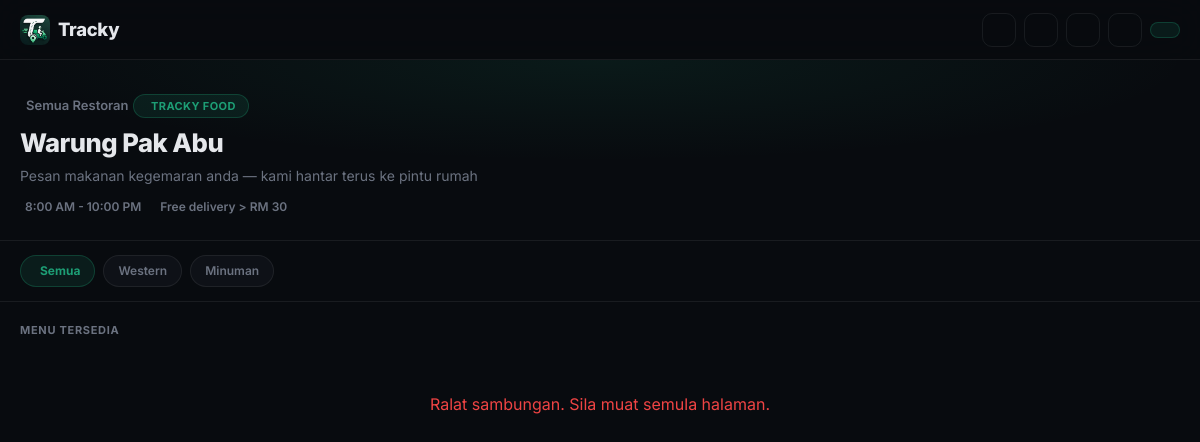
The app's page /customer/customer_menu.php?restaurant=2 with its own data.
### tables this page shows
CREATE TABLE restaurants (
  id INT AUTO_INCREMENT PRIMARY KEY,
  name VARCHAR(100) NOT NULL DEFAULT 'Restoran Tracky',
  slug VARCHAR(80) UNIQUE,
  address TEXT,
  phone VARCHAR(20),
  email VARCHAR(100),
  logo VARCHAR(255),
  cover_image VARCHAR(255),
  accent_color VARCHAR(20) NOT NULL DEFAULT '#1D9E75',
  delivery_fee DECIMAL(10,2) DEFAULT 5.00,
  free_delivery_min DECIMAL(10,2) DEFAULT 30.00,
  operating_hours VARCHAR(100) DEFAULT '8:00 AM - 10:00 PM',
  is_open TINYINT DEFAULT 1,
  is_active TINYINT NOT NULL DEFAULT 1,
  created_at TIMESTAMP DEFAULT CURRENT_TIMESTAMP
);

CREATE TABLE categories (
  id INT AUTO_INCREMENT PRIMARY KEY,
  restaurant_id INT NULL,
  name VARCHAR(100) NOT NULL,
  description TEXT,
  is_active TINYINT DEFAULT 1,
  sort_order INT DEFAULT 0,
  INDEX idx_categories_restaurant (restaurant_id),
  FOREIGN KEY (restaurant_id) REFERENCES restaurants(id)
);

### includes/functions.php (called while the page is built, shortened)
<?php
function asset(string $rel): string
{
    $rel = ltrim($rel, '/');
    $fs = dirname(__DIR__) . '/' . $rel;
    $v = is_file($fs) ? filemtime($fs) : 1;
    return '/tracky/' . $rel . '?v=' . $v;
}
function e(?string $value): string
{
    return htmlspecialchars($value ?? '', ENT_QUOTES, 'UTF-8');
}
function getRestaurant(mysqli $conn, ?int $id = null): ?array
{
    if ($id !== null && $id > 0) {
        $stmt = mysqli_prepare($conn, 'SELECT * FROM restaurants WHERE id = ? LIMIT 1');
        mysqli_stmt_bind_param($stmt, 'i', $id);
        mysqli_stmt_execute($stmt);
        $row = mysqli_fetch_assoc(mysqli_stmt_get_result($stmt));
        return $row ?: null;
    }
    $res = mysqli_query($conn, 'SELECT * FROM restaurants ORDER BY id ASC LIMIT 1');
    return $res ? mysqli_fetch_assoc($res) : null;
}

### customer/customer_menu.php (the view, shortened to what this page needs)
<?php
require_once __DIR__ . '/../includes/db.php';
require_once __DIR__ . '/../includes/functions.php';
$req_rid = (int) ($_GET['restaurant'] ?? 0);
$active_rid = custRestaurantId();
if ($req_rid > 0) {
    $restaurant = getRestaurant($conn, $req_rid);
    $active_rid = $req_rid;
}
$categories = mysqli_query($conn, "SELECT * FROM categories WHERE is_active = 1 AND restaurant_id = $active_rid ORDER BY sort_order");
?>
<!DOCTYPE html>
<html lang="ms">
<head>
  <link href="https://cdn.jsdelivr.net/npm/bootstrap@5.3.0/dist/css/bootstrap.min.css" rel="stylesheet">
  <link href="https://cdn.jsdelivr.net/npm/@tabler/icons-webfont@3.44.0/dist/tabler-icons.min.css" rel="stylesheet">
  <link href="<?= asset('assets/css/customer.css') ?>" rel="stylesheet">
</head>
<body>
<nav class="customer-navbar">
  <a class="customer-brand" href="/tracky/" title="Laman Utama Tracky">
    <img src="/tracky/assets/img/icon.png" alt="Tracky" class="brand-img"> Tracky
  </a>
  <div class="customer-nav-actions">
    <a href="/tracky/" class="nav-icon-btn" title="Laman Utama"><i class="ti ti-home"></i></a>
    <a href="/tracky/customer/customer_restaurants.php" class="nav-icon-btn" title="Tukar restoran"><i class="ti ti-building-store"></i></a>
    <a href="/tracky/customer/customer_track.php" class="nav-icon-btn" title="Track pesanan"><i class="ti ti-map-pin"></i></a>
    <button class="customer-theme-btn" id="themeToggle" onclick="toggleTheme()"><i class="ti ti-sun" id="themeIcon"></i></button>
    <a href="/tracky/customer/customer_cart.php" class="nav-cart-btn">
    </a>
  </div>
</nav>
<div class="hero-banner">
  <a href="/tracky/customer/customer_restaurants.php" class="hero-back"><i class="ti ti-arrow-left"></i> Semua Restoran</a>
  <div class="hero-label"><i class="ti ti-bike"></i> Tracky Food</div>
  <h1 class="hero-title"><?= e($restaurant['name'] ?? 'Tracky') ?></h1>
  <p class="hero-sub">Pesan makanan kegemaran anda — kami hantar terus ke pintu rumah</p>
  <div class="hero-meta">
    <span><i class="ti ti-clock"></i> <?= e($restaurant['operating_hours'] ?? '8:00 AM - 10:00 PM') ?></span>
    <span><i class="ti ti-truck"></i> Free delivery &gt; RM <?= number_format((float)($restaurant['free_delivery_min'] ?? 30), 0) ?></span>
  </div>
</div>
<div class="category-scroll">
  <button type="button" class="category-pill active" data-cat="all"><i class="ti ti-layout-grid"></i> Semua</button>
  <?php while ($cat = mysqli_fetch_assoc($categories)): ?>
  <button type="button" class="category-pill" data-cat="<?= (int)$cat['id'] ?>"><?= e($cat['name']) ?></button>
  <?php endwhile; ?>
</div>
<div class="menu-section">
  <div class="menu-section-title">Menu Tersedia</div>
  <div class="menu-grid" id="menu-grid">
  </div>
</div>
</body>
</html>

### assets/css/customer.css (style rules this page uses)
:root { --green: #1D9E75; --green-dim: rgba(29,158,117,0.12); --green-border: rgba(29,158,117,0.28); --bg: #080B0F; --bg2: #0E1117; --bg3: #141820; --border: rgba(255,255,255,0.07); --text: #E5E7EB; --text-2: #CBD5E1; --muted: #6B7280; --shadow: 0 1px 6px rgba(0,0,0,0.35), 0 4px 20px rgba(0,0,0,0.2); --radius: 16px; }
* { box-sizing: border-box; }
body { font-family: 'Inter', sans-serif; background: var(--bg); color: var(--text); min-height: 100vh; transition: background 0.3s, color 0.3s; }
.customer-navbar { background: rgba(8,11,15,0.88); backdrop-filter: blur(20px); -webkit-backdrop-filter: blur(20px); border-bottom: 1px solid var(--border); padding: 0 20px; height: 60px; display: flex; align-items: center; justify-content: space-between; gap: 12px; position: sticky; top: 0; z-index: 100; transition: background 0.3s; }
.customer-brand { font-weight: 800; font-size: 1.15rem; color: var(--text); letter-spacing: -0.3px; text-decoration: none; display: flex; align-items: center; gap: 8px; flex-shrink: 0; }
.customer-brand .brand-img { width: 30px; height: 30px; border-radius: 8px; object-fit: cover; }
.customer-nav-actions { display: flex; align-items: center; gap: 8px; }
.customer-theme-btn { width: 34px; height: 34px; background: transparent; border: 1.5px solid var(--border); border-radius: 10px; display: flex; align-items: center; justify-content: center; cursor: pointer; color: var(--muted); font-size: 1rem; transition: all 0.2s; flex-shrink: 0; }
.nav-icon-btn { width: 34px; height: 34px; background: transparent; border: 1.5px solid var(--border); border-radius: 10px; display: flex; align-items: center; justify-content: center; color: var(--muted); font-size: 1.1rem; text-decoration: none; transition: all 0.2s; flex-shrink: 0; }
.nav-cart-btn { display: flex; align-items: center; gap: 6px; padding: 7px 14px; background: var(--green-dim); border: 1.5px solid var(--green-border); border-radius: 100px; color: var(--green); font-size: 13px; font-weight: 700; text-decoration: none; transition: all 0.2s; flex-shrink: 0; }
.hero-back { display: inline-flex; align-items: center; gap: 6px; font-size: 13px; font-weight: 600; color: var(--muted); text-decoration: none; margin-bottom: 12px; transition: color 0.2s, transform 0.2s; }
.hero-banner { padding: 28px 20px 24px; border-bottom: 1px solid var(--border); position: relative; overflow: hidden; }
.hero-banner::before { content: ''; position: absolute; inset: 0; pointer-events: none; background: radial-gradient(ellipse 70% 80% at 50% 0%, rgba(29,158,117,0.10) 0%, transparent 70%); }
.hero-label { display: inline-flex; align-items: center; gap: 5px; background: var(--green-dim); border: 1px solid var(--green-border); border-radius: 100px; padding: 3px 12px; font-size: 11px; font-weight: 700; color: var(--green); letter-spacing: 0.4px; text-transform: uppercase; margin-bottom: 10px; }
.hero-title { font-size: 1.6rem; font-weight: 800; letter-spacing: -0.5px; color: var(--text); margin-bottom: 6px; line-height: 1.2; }
.hero-sub { color: var(--muted); font-size: 0.875rem; margin-bottom: 12px; }
.hero-meta { display: flex; gap: 14px; flex-wrap: wrap; font-size: 12px; font-weight: 600; color: var(--muted); }
.hero-meta span { display: flex; align-items: center; gap: 5px; }
.category-scroll { display: flex; gap: 8px; overflow-x: auto; padding: 14px 20px; scrollbar-width: none; border-bottom: 1px solid var(--border); }
.category-pill { display: flex; align-items: center; gap: 5px; padding: 6px 14px; border-radius: 100px; font-size: 12px; font-weight: 600; white-space: nowrap; cursor: pointer; transition: all 0.2s; background: var(--bg2); border: 1.5px solid var(--border); color: var(--muted); font-family: 'Inter', sans-serif; }
.category-pill.active { background: var(--green-dim); border-color: var(--green-border); color: var(--green); font-weight: 700; }
.menu-section { padding: 20px; }
.menu-section-title { font-size: 11px; font-weight: 700; letter-spacing: 0.7px; text-transform: uppercase; color: var(--muted); margin-bottom: 14px; }
.menu-grid { display: grid; grid-template-columns: repeat(auto-fill, minmax(158px, 1fr)); gap: 12px; }
h1,h2,h3,h4,h5,h6 { color: var(--text); }
p { color: var(--text-2); }
@media (min-width: 768px) { .menu-grid { grid-template-columns: repeat(auto-fill, minmax(180px, 1fr)); } }

### records on screen
restaurants: name "Warung Pak Abu", operating_hours "8:00 AM - 10:00 PM", free_delivery_min "30"
categories: name "Western"
categories: name "Minuman"
